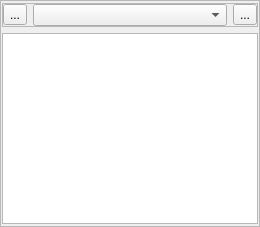
<?xml version="1.0" encoding="UTF-8"?>
<ui version="4.0">
 <class>ColorWizard</class>
 <widget class="QFrame" name="ColorWizard">
  <property name="geometry">
   <rect>
    <x>0</x>
    <y>0</y>
    <width>260</width>
    <height>227</height>
   </rect>
  </property>
  <property name="windowTitle">
   <string>Frame</string>
  </property>
  <property name="frameShape">
   <enum>QFrame::StyledPanel</enum>
  </property>
  <property name="frameShadow">
   <enum>QFrame::Raised</enum>
  </property>
  <layout class="QVBoxLayout" name="verticalLayout">
   <property name="leftMargin">
    <number>1</number>
   </property>
   <property name="topMargin">
    <number>2</number>
   </property>
   <property name="rightMargin">
    <number>1</number>
   </property>
   <property name="bottomMargin">
    <number>2</number>
   </property>
   <item>
    <widget class="QFrame" name="frame_0">
     <property name="frameShape">
      <enum>QFrame::StyledPanel</enum>
     </property>
     <property name="frameShadow">
      <enum>QFrame::Raised</enum>
     </property>
     <layout class="QHBoxLayout" name="horizontalLayout_2">
      <property name="leftMargin">
       <number>0</number>
      </property>
      <property name="topMargin">
       <number>0</number>
      </property>
      <property name="rightMargin">
       <number>0</number>
      </property>
      <property name="bottomMargin">
       <number>0</number>
      </property>
      <item>
       <widget class="QToolButton" name="add_button">
        <property name="toolTip">
         <string>Add to favorites</string>
        </property>
        <property name="text">
         <string>...</string>
        </property>
        <property name="icon">
         <iconset resource="../../../res/extui/extui.qrc">
          <normaloff>:/extui/char_pm.png</normaloff>:/extui/char_pm.png</iconset>
        </property>
        <property name="iconSize">
         <size>
          <width>12</width>
          <height>12</height>
         </size>
        </property>
       </widget>
      </item>
      <item>
       <widget class="ColorComboBox" name="combo">
        <property name="toolTip">
         <string notr="true"/>
        </property>
       </widget>
      </item>
      <item>
       <widget class="QToolButton" name="colorwin_button">
        <property name="text">
         <string>...</string>
        </property>
        <property name="icon">
         <iconset resource="../../../res/ui/ui.qrc">
          <normaloff>:/ui/colorxx.png</normaloff>:/ui/colorxx.png</iconset>
        </property>
        <property name="iconSize">
         <size>
          <width>12</width>
          <height>12</height>
         </size>
        </property>
       </widget>
      </item>
     </layout>
    </widget>
   </item>
   <item>
    <widget class="QListWidget" name="fav_list">
     <property name="frameShadow">
      <enum>QFrame::Plain</enum>
     </property>
    </widget>
   </item>
  </layout>
 </widget>
 <customwidgets>
  <customwidget>
   <class>ColorComboBox</class>
   <extends>QComboBox</extends>
   <header>colorcombobox.h</header>
  </customwidget>
 </customwidgets>
 <resources>
  <include location="../../../res/ui/ui.qrc"/>
  <include location="../../../res/extui/extui.qrc"/>
 </resources>
 <connections/>
</ui>
